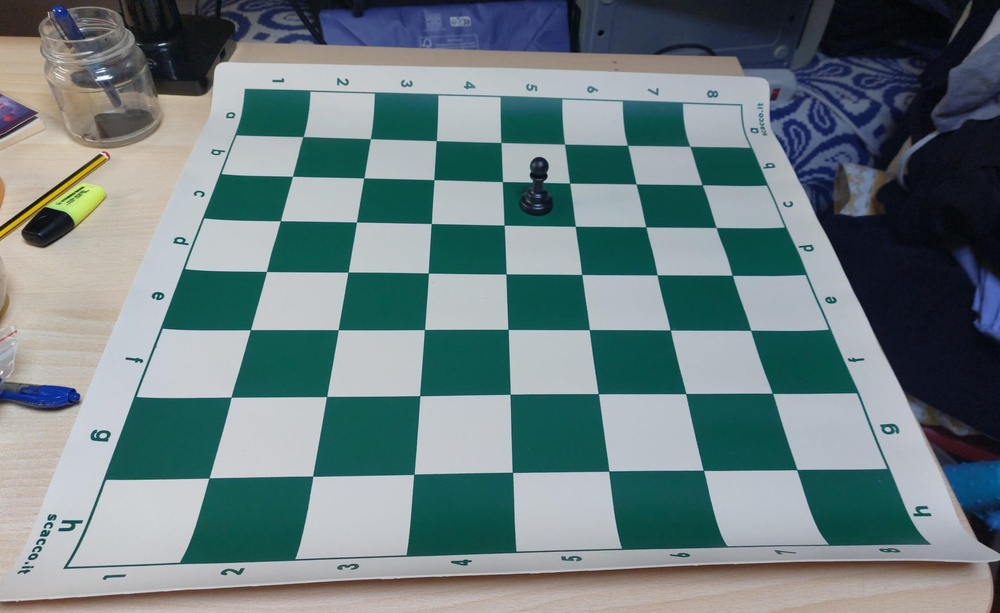
#> input picture test.jpg, 1000 x 613 px, shrunk from 1761 x 1080 before the run
$ python chessboard_contours.py
#> lines starting #> are read from the running program, lines starting #| are printed output that depends on the picture; after the words box and inside, x2 and y2 are one past the last pixel; in counts of white or black regions, pixels touching at a corner belong together
import cv2

# Carica l'immagine
image = cv2.imread('test.jpg')
#> image is the input picture: shape (613, 1000, 3); mean B, G, R 128.7, 126.1, 107.8

# Converti l'immagine in scala di grigi
gray = cv2.cvtColor(image, cv2.COLOR_BGR2GRAY)
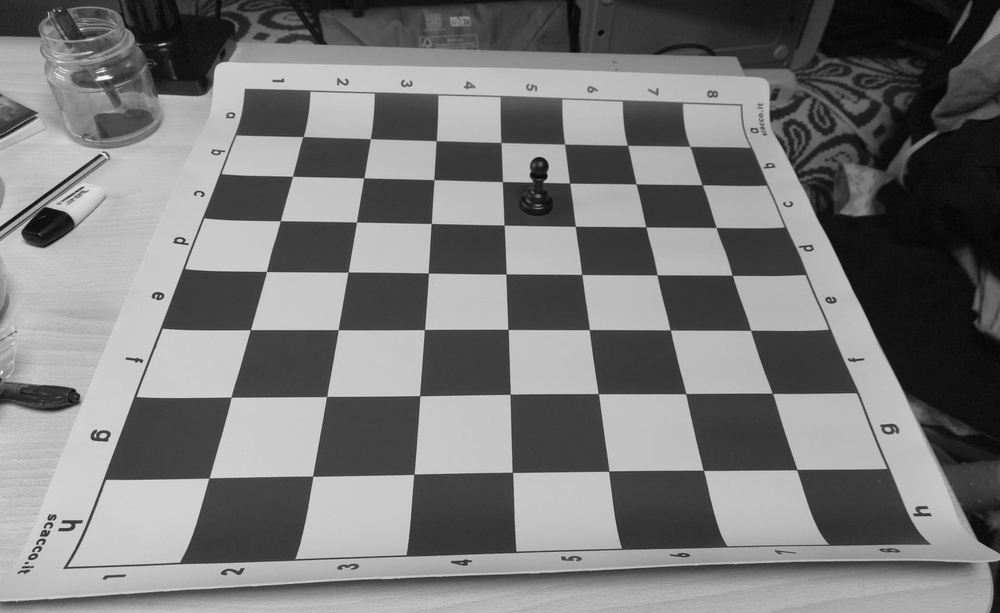
#> gray: shape (613, 1000); min 1, max 254, mean 121

# Trova i contorni nell'immagine in scala di grigi
contours, _ = cv2.findContours(gray, cv2.RETR_EXTERNAL, cv2.CHAIN_APPROX_SIMPLE)
#> contours = [[[0, 0], [0, 612], [999, 612], [999, 0]]]

print(contours)
#| [array([[[  0,   0]],
#|        [[  0, 612]],
#|        [[999, 612]],
#|        [[999,   0]]], dtype=int32)]

# Seleziona il contorno con l'area massima
chessboard_contour = max(contours, key=cv2.contourArea)
#> chessboard_contour = [[0, 0], [0, 612], [999, 612], [999, 0]]


# Disegna il contorno sulla copia dell'immagine originale
image_with_contour = image.copy()
cv2.drawContours(image_with_contour, contours, -1, (0, 255, 0), 2)
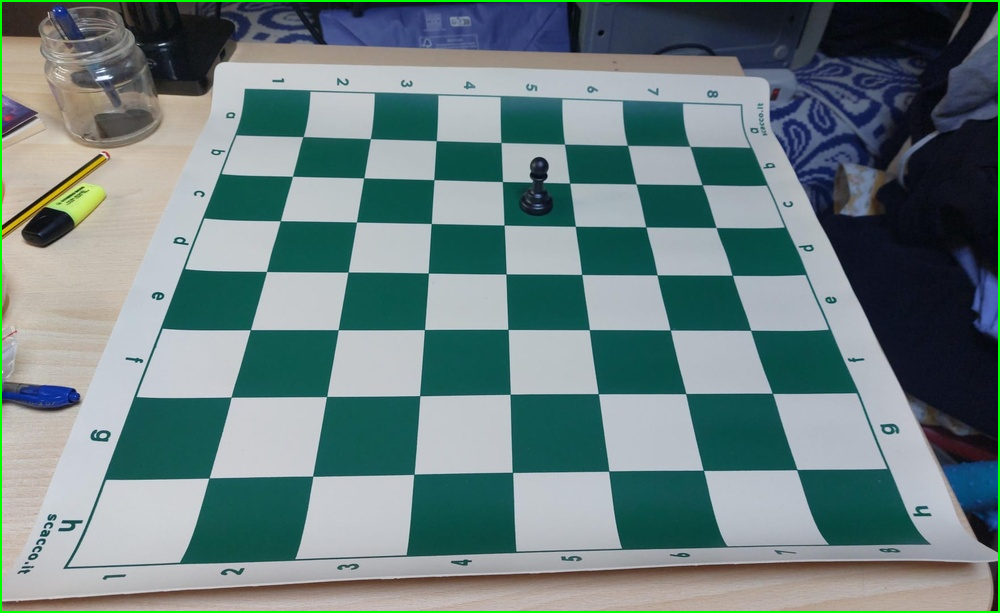
#> image_with_contour: shape (613, 1000, 3); 1.05% of pixels changed, all inside (x1, y1, x2, y2) = (0, 0, 1000, 613)

cv2.imwrite("contours.jpg", image_with_contour)

$ run again, with empy_chessboard_top_view.jpg copied over test.jpg
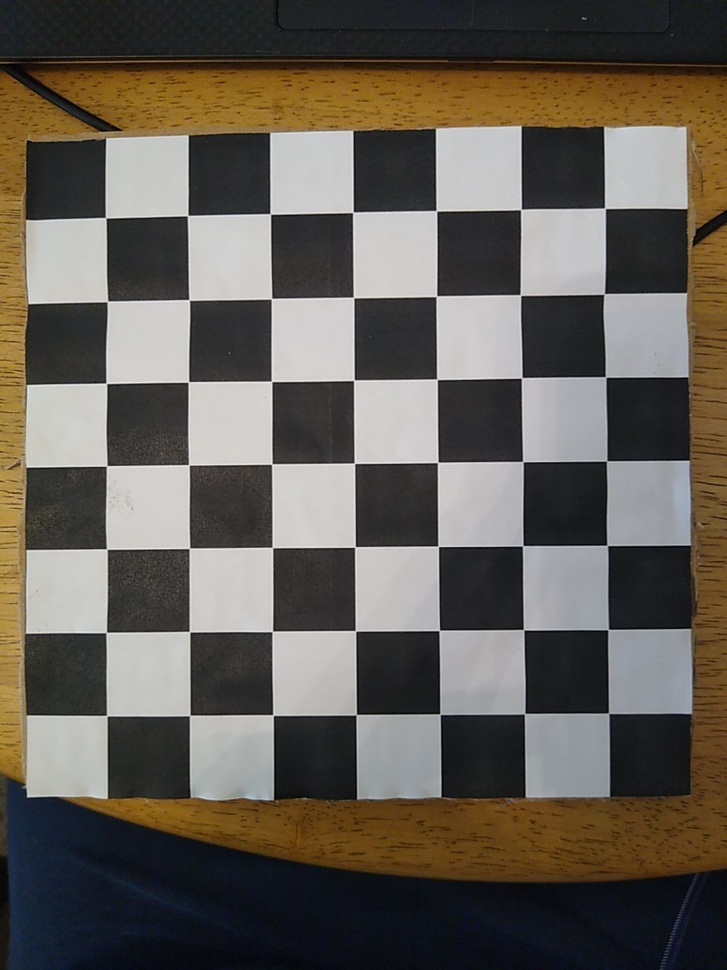
#> input picture empy_chessboard_top_view.jpg, 727 x 970 px, shrunk from 960 x 1280 before the run
#> image is the input picture: shape (970, 727, 3); mean B, G, R 85.4, 93.4, 99
#> `gray = cv2.cvtColor(image, cv2.COLOR_BGR2GRAY)`:
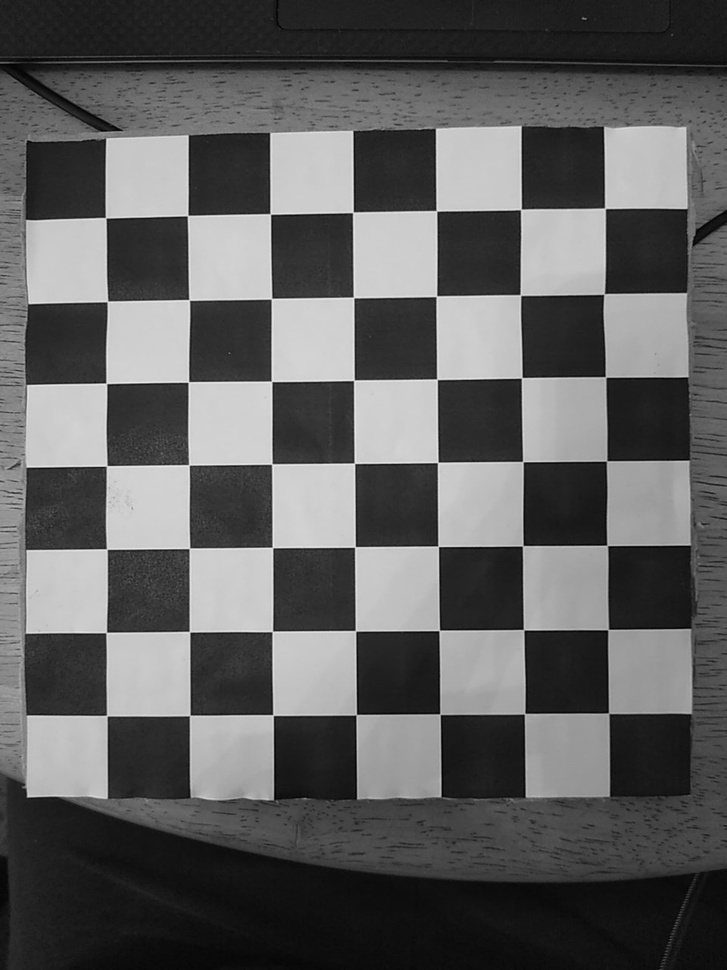
#> gray: shape (970, 727); min 0, max 237, mean 94.2
#> contours = [[[0, 0], [0, 969], [726, 969], [726, 0]]]
#| [array([[[  0,   0]],
#|        [[  0, 969]],
#|        [[726, 969]],
#|        [[726,   0]]], dtype=int32)]
#> chessboard_contour = [[0, 0], [0, 969], [726, 969], [726, 0]]
#> `cv2.drawContours(image_with_contour, contours, -1, (0, 255, 0), 2)`:
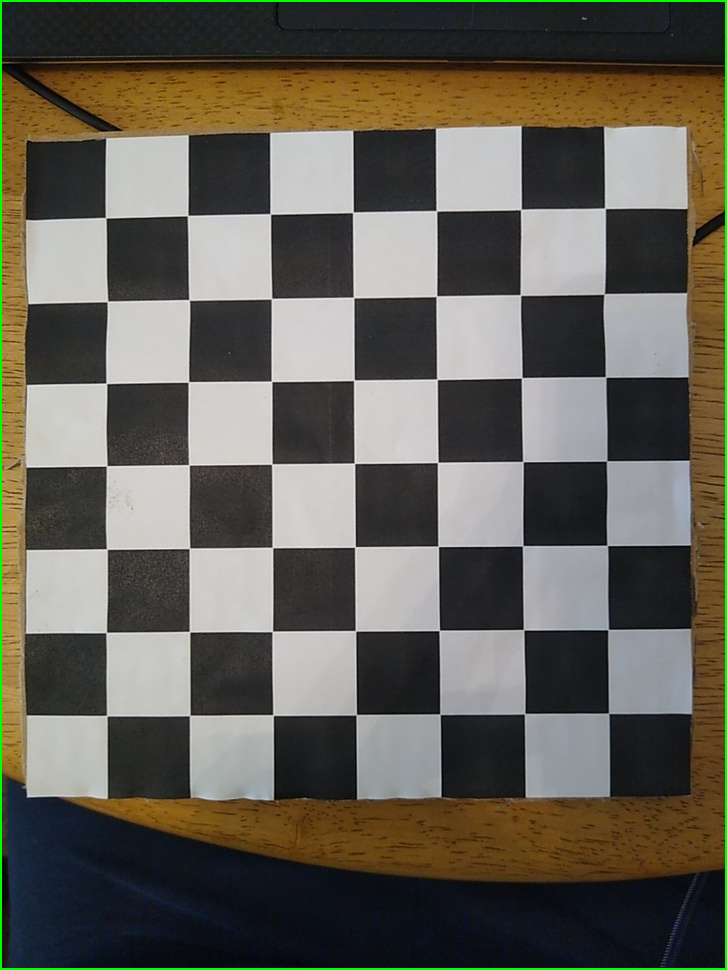
#> image_with_contour: shape (970, 727, 3); 0.96% of pixels changed, all inside (x1, y1, x2, y2) = (0, 0, 727, 970)
